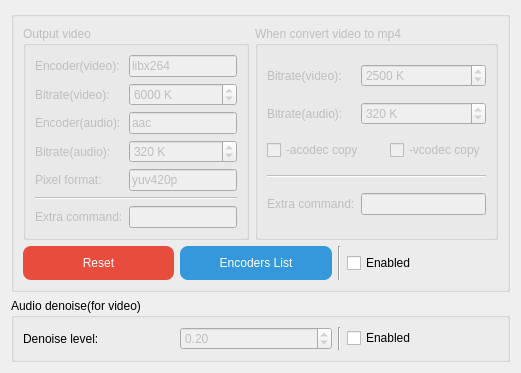
       <widget class="QWidget" name="tab_VideoSettings">
        <attribute name="icon">
         <iconset resource="icon.qrc">
          <normaloff>:/new/prefix1/icon/VideoSettings.png</normaloff>:/new/prefix1/icon/VideoSettings.png</iconset>
        </attribute>
        <attribute name="title">
         <string>Video settings</string>
        </attribute>
        <layout class="QGridLayout" name="gridLayout_2">
         <item row="1" column="0">
          <widget class="QGroupBox" name="groupBox_video_settings">
           <property name="maximumSize">
            <size>
             <width>16777215</width>
             <height>16777215</height>
            </size>
           </property>
           <property name="title">
            <string/>
           </property>
           <layout class="QGridLayout" name="gridLayout_18">
            <item row="1" column="0">
             <widget class="QPushButton" name="pushButton_ResetVideoSettings">
              <property name="toolTip">
               <string>Reset video settings</string>
              </property>
              <property name="styleSheet">
               <string notr="true">QPushButton{
background-color: rgb(231, 76, 60);
color: rgb(255, 255, 255);
border-style:outset;
border-radius:8px;
padding:10px;
}
QPushButton:hover{
background-color: rgb(255, 102, 64);
color: rgb(255, 255, 255);
border-style:outset;
border-radius:8px;
padding:10px;
}
QPushButton:pressed{
background-color: rgb(204, 65, 53);
color: rgb(255, 255, 255);
border-style:outset;
border-radius:8px;
padding:10px;
}
QPushButton:disabled{
background-color: rgb(166, 166, 166);
color: rgb(255, 255, 255);
border-style:outset;
border-radius:8px;
padding:10px;
}</string>
              </property>
              <property name="text">
               <string>Reset</string>
              </property>
             </widget>
            </item>
            <item row="0" column="0" colspan="4">
             <layout class="QHBoxLayout" name="horizontalLayout_3">
              <item>
               <widget class="QGroupBox" name="groupBox_OutputVideoSettings">
                <property name="enabled">
                 <bool>false</bool>
                </property>
                <property name="title">
                 <string>Output video</string>
                </property>
                <layout class="QGridLayout" name="gridLayout_12">
                 <item row="7" column="1" colspan="2">
                  <widget class="QLineEdit" name="lineEdit_ExCommand_output">
                   <property name="toolTip">
                    <string>You can enter ffmpeg instructions here.</string>
                   </property>
                   <property name="text">
                    <string notr="true"/>
                   </property>
                   <property name="clearButtonEnabled">
                    <bool>true</bool>
                   </property>
                  </widget>
                 </item>
                 <item row="3" column="1" colspan="2">
                  <widget class="QLineEdit" name="lineEdit_encoder_audio">
                   <property name="toolTip">
                    <string>If you leave it empty, software will use auto settings.</string>
                   </property>
                   <property name="text">
                    <string notr="true">aac</string>
                   </property>
                  </widget>
                 </item>
                 <item row="3" column="0">
                  <widget class="QLabel" name="label_32">
                   <property name="text">
                    <string>Encoder(audio):</string>
                   </property>
                  </widget>
                 </item>
                 <item row="0" column="0">
                  <widget class="QLabel" name="label_31">
                   <property name="text">
                    <string>Encoder(video):</string>
                   </property>
                  </widget>
                 </item>
                 <item row="2" column="0">
                  <widget class="QLabel" name="label_27">
                   <property name="text">
                    <string>Bitrate(video):</string>
                   </property>
                  </widget>
                 </item>
                 <item row="0" column="1" colspan="2">
                  <widget class="QLineEdit" name="lineEdit_encoder_vid">
                   <property name="toolTip">
                    <string>If you leave it empty, software will use auto settings.</string>
                   </property>
                   <property name="text">
                    <string notr="true">libx264</string>
                   </property>
                  </widget>
                 </item>
                 <item row="5" column="0">
                  <widget class="QLabel" name="label_33">
                   <property name="text">
                    <string>Pixel format:</string>
                   </property>
                  </widget>
                 </item>
                 <item row="5" column="1" colspan="2">
                  <widget class="QLineEdit" name="lineEdit_pixformat">
                   <property name="toolTip">
                    <string>If you leave it empty, software will use auto settings.</string>
                   </property>
                   <property name="text">
                    <string notr="true">yuv420p</string>
                   </property>
                  </widget>
                 </item>
                 <item row="7" column="0">
                  <widget class="QLabel" name="label_42">
                   <property name="text">
                    <string>Extra command:</string>
                   </property>
                  </widget>
                 </item>
                 <item row="4" column="0">
                  <widget class="QLabel" name="label_29">
                   <property name="text">
                    <string>Bitrate(audio):</string>
                   </property>
                  </widget>
                 </item>
                 <item row="6" column="0" colspan="3">
                  <widget class="Line" name="line_17">
                   <property name="orientation">
                    <enum>Qt::Horizontal</enum>
                   </property>
                  </widget>
                 </item>
                 <item row="4" column="1" colspan="2">
                  <widget class="QSpinBox" name="spinBox_bitrate_audio">
                   <property name="toolTip">
                    <string>If you set it to 0, software will use auto settings.</string>
                   </property>
                   <property name="suffix">
                    <string notr="true"> K</string>
                   </property>
                   <property name="minimum">
                    <number>0</number>
                   </property>
                   <property name="maximum">
                    <number>999999999</number>
                   </property>
                   <property name="singleStep">
                    <number>10</number>
                   </property>
                   <property name="value">
                    <number>320</number>
                   </property>
                  </widget>
                 </item>
                 <item row="2" column="1" colspan="2">
                  <widget class="QSpinBox" name="spinBox_bitrate_vid">
                   <property name="toolTip">
                    <string>If you set it to 0, software will use auto settings.</string>
                   </property>
                   <property name="suffix">
                    <string notr="true"> K</string>
                   </property>
                   <property name="minimum">
                    <number>0</number>
                   </property>
                   <property name="maximum">
                    <number>999999999</number>
                   </property>
                   <property name="singleStep">
                    <number>100</number>
                   </property>
                   <property name="value">
                    <number>6000</number>
                   </property>
                  </widget>
                 </item>
                </layout>
               </widget>
              </item>
              <item>
               <widget class="QGroupBox" name="groupBox_ToMp4VideoSettings">
                <property name="enabled">
                 <bool>false</bool>
                </property>
                <property name="title">
                 <string>When convert video to mp4</string>
                </property>
                <layout class="QGridLayout" name="gridLayout_33">
                 <item row="7" column="1" colspan="4">
                  <widget class="QLineEdit" name="lineEdit_ExCommand_2mp4">
                   <property name="toolTip">
                    <string>You can enter ffmpeg instructions here.</string>
                   </property>
                   <property name="text">
                    <string notr="true"/>
                   </property>
                   <property name="clearButtonEnabled">
                    <bool>true</bool>
                   </property>
                  </widget>
                 </item>
                 <item row="7" column="0">
                  <widget class="QLabel" name="label_45">
                   <property name="text">
                    <string>Extra command:</string>
                   </property>
                  </widget>
                 </item>
                 <item row="4" column="0" colspan="2">
                  <widget class="QCheckBox" name="checkBox_acodec_copy_2mp4">
                   <property name="toolTip">
                    <string>When this is enabled, ffmpeg will copy the audio part of the original video directly to the mp4, may cause error.</string>
                   </property>
                   <property name="text">
                    <string notr="true">-acodec copy</string>
                   </property>
                  </widget>
                 </item>
                 <item row="4" column="2" colspan="3">
                  <widget class="QCheckBox" name="checkBox_vcodec_copy_2mp4">
                   <property name="toolTip">
                    <string>When this is enabled, ffmpeg will copy the video part of the original video directly to the mp4, may cause error.</string>
                   </property>
                   <property name="text">
                    <string notr="true">-vcodec copy</string>
                   </property>
                  </widget>
                 </item>
                 <item row="0" column="0">
                  <widget class="QLabel" name="label_34">
                   <property name="text">
                    <string>Bitrate(video):</string>
                   </property>
                  </widget>
                 </item>
                 <item row="3" column="0">
                  <widget class="QLabel" name="label_35">
                   <property name="text">
                    <string>Bitrate(audio):</string>
                   </property>
                  </widget>
                 </item>
                 <item row="5" column="0" colspan="5">
                  <widget class="Line" name="line_18">
                   <property name="orientation">
                    <enum>Qt::Horizontal</enum>
                   </property>
                  </widget>
                 </item>
                 <item row="0" column="1" colspan="4">
                  <widget class="QSpinBox" name="spinBox_bitrate_vid_2mp4">
                   <property name="toolTip">
                    <string>If you set it to 0, software will use auto settings.</string>
                   </property>
                   <property name="suffix">
                    <string notr="true"> K</string>
                   </property>
                   <property name="minimum">
                    <number>0</number>
                   </property>
                   <property name="maximum">
                    <number>999999999</number>
                   </property>
                   <property name="singleStep">
                    <number>100</number>
                   </property>
                   <property name="value">
                    <number>2500</number>
                   </property>
                  </widget>
                 </item>
                 <item row="3" column="1" colspan="4">
                  <widget class="QSpinBox" name="spinBox_bitrate_audio_2mp4">
                   <property name="toolTip">
                    <string>If you set it to 0, software will use auto settings.</string>
                   </property>
                   <property name="suffix">
                    <string notr="true"> K</string>
                   </property>
                   <property name="minimum">
                    <number>0</number>
                   </property>
                   <property name="maximum">
                    <number>999999999</number>
                   </property>
                   <property name="singleStep">
                    <number>10</number>
                   </property>
                   <property name="value">
                    <number>320</number>
                   </property>
                  </widget>
                 </item>
                </layout>
               </widget>
              </item>
             </layout>
            </item>
            <item row="1" column="3">
             <widget class="QCheckBox" name="checkBox_videoSettings_isEnabled">
              <property name="toolTip">
               <string>When this option is enabled, your customized parameters 
will be used when processing the video. 
Otherwise the parameters automatically configured 
by the software will be used.</string>
              </property>
              <property name="text">
               <string>Enabled</string>
              </property>
              <property name="checked">
               <bool>false</bool>
              </property>
             </widget>
            </item>
            <item row="1" column="1">
             <widget class="QPushButton" name="pushButton_encodersList">
              <property name="styleSheet">
               <string notr="true">QPushButton{
background-color: rgb(52, 152, 219);
color: rgb(255, 255, 255);
border-style:outset;
border-radius:8px;
padding:10px;
}
QPushButton:hover{
background-color: rgb(60, 177, 255);
color: rgb(255, 255, 255);
border-style:outset;
border-radius:8px;
padding:10px;
}
QPushButton:pressed{
background-color: rgb(45, 134, 193);
color: rgb(255, 255, 255);
border-style:outset;
border-radius:8px;
padding:10px;
}
QPushButton:disabled{
background-color: rgb(166, 166, 166);
color: rgb(255, 255, 255);
border-style:outset;
border-radius:8px;
padding:10px;
}</string>
              </property>
              <property name="text">
               <string>Encoders List</string>
              </property>
             </widget>
            </item>
            <item row="1" column="2">
             <widget class="Line" name="line_19">
              <property name="orientation">
               <enum>Qt::Vertical</enum>
              </property>
             </widget>
            </item>
           </layout>
          </widget>
         </item>
         <item row="2" column="0">
          <widget class="QGroupBox" name="groupBox_AudioDenoise">
           <property name="maximumSize">
            <size>
             <width>16777215</width>
             <height>65</height>
            </size>
           </property>
           <property name="title">
            <string>Audio denoise(for video)</string>
           </property>
           <layout class="QGridLayout" name="gridLayout_16">
            <item row="0" column="0">
             <widget class="QLabel" name="label_46">
              <property name="text">
               <string>Denoise level:</string>
              </property>
             </widget>
            </item>
            <item row="0" column="1">
             <widget class="QDoubleSpinBox" name="doubleSpinBox_AudioDenoiseLevel">
              <property name="enabled">
               <bool>false</bool>
              </property>
              <property name="toolTip">
               <string>How much noise should be removed is specified by amount-a 
number between 0.01 and 1 with a default of 0.25. Higher 
numbers will remove more noise but present a greater 
likelihood of removing wanted components of the audio signal.</string>
              </property>
              <property name="decimals">
               <number>2</number>
              </property>
              <property name="minimum">
               <double>0.010000000000000</double>
              </property>
              <property name="maximum">
               <double>1.000000000000000</double>
              </property>
              <property name="singleStep">
               <double>0.010000000000000</double>
              </property>
              <property name="value">
               <double>0.200000000000000</double>
              </property>
             </widget>
            </item>
            <item row="0" column="2">
             <widget class="Line" name="line_7">
              <property name="orientation">
               <enum>Qt::Vertical</enum>
              </property>
             </widget>
            </item>
            <item row="0" column="3">
             <widget class="QCheckBox" name="checkBox_AudioDenoise">
              <property name="text">
               <string>Enabled</string>
              </property>
             </widget>
            </item>
           </layout>
          </widget>
         </item>
        </layout>
       </widget>
